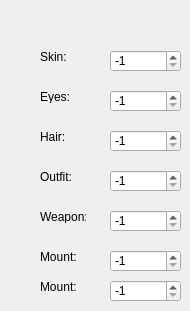
                 <widget class="QWidget" name="tab_colortest">
                  <property name="enabled">
                   <bool>true</bool>
                  </property>
                  <attribute name="title">
                   <string>ColorTest</string>
                  </attribute>
                  <widget class="QLabel" name="label">
                   <property name="geometry">
                    <rect>
                     <x>40</x>
                     <y>50</y>
                     <width>46</width>
                     <height>13</height>
                    </rect>
                   </property>
                   <property name="text">
                    <string>Skin:</string>
                   </property>
                  </widget>
                  <widget class="QSpinBox" name="spinBox_cskin">
                   <property name="geometry">
                    <rect>
                     <x>110</x>
                     <y>50</y>
                     <width>71</width>
                     <height>22</height>
                    </rect>
                   </property>
                   <property name="minimum">
                    <number>-1</number>
                   </property>
                   <property name="value">
                    <number>-1</number>
                   </property>
                  </widget>
                  <widget class="QLabel" name="label_2">
                   <property name="geometry">
                    <rect>
                     <x>40</x>
                     <y>90</y>
                     <width>46</width>
                     <height>13</height>
                    </rect>
                   </property>
                   <property name="text">
                    <string>Eyes:</string>
                   </property>
                  </widget>
                  <widget class="QSpinBox" name="spinBox_ceyes">
                   <property name="geometry">
                    <rect>
                     <x>110</x>
                     <y>90</y>
                     <width>71</width>
                     <height>22</height>
                    </rect>
                   </property>
                   <property name="minimum">
                    <number>-1</number>
                   </property>
                   <property name="value">
                    <number>-1</number>
                   </property>
                  </widget>
                  <widget class="QLabel" name="label_3">
                   <property name="geometry">
                    <rect>
                     <x>40</x>
                     <y>130</y>
                     <width>46</width>
                     <height>13</height>
                    </rect>
                   </property>
                   <property name="text">
                    <string>Hair:</string>
                   </property>
                  </widget>
                  <widget class="QSpinBox" name="spinBox_chair">
                   <property name="geometry">
                    <rect>
                     <x>110</x>
                     <y>130</y>
                     <width>71</width>
                     <height>22</height>
                    </rect>
                   </property>
                   <property name="minimum">
                    <number>-1</number>
                   </property>
                   <property name="value">
                    <number>-1</number>
                   </property>
                  </widget>
                  <widget class="QLabel" name="label_4">
                   <property name="geometry">
                    <rect>
                     <x>40</x>
                     <y>170</y>
                     <width>46</width>
                     <height>13</height>
                    </rect>
                   </property>
                   <property name="text">
                    <string>Outfit:</string>
                   </property>
                  </widget>
                  <widget class="QSpinBox" name="spinBox_coutfit">
                   <property name="geometry">
                    <rect>
                     <x>110</x>
                     <y>170</y>
                     <width>71</width>
                     <height>22</height>
                    </rect>
                   </property>
                   <property name="minimum">
                    <number>-1</number>
                   </property>
                   <property name="value">
                    <number>-1</number>
                   </property>
                  </widget>
                  <widget class="QSpinBox" name="spinBox_cweapon">
                   <property name="geometry">
                    <rect>
                     <x>110</x>
                     <y>210</y>
                     <width>71</width>
                     <height>22</height>
                    </rect>
                   </property>
                   <property name="minimum">
                    <number>-1</number>
                   </property>
                   <property name="value">
                    <number>-1</number>
                   </property>
                  </widget>
                  <widget class="QSpinBox" name="spinBox_cmount">
                   <property name="geometry">
                    <rect>
                     <x>110</x>
                     <y>250</y>
                     <width>71</width>
                     <height>22</height>
                    </rect>
                   </property>
                   <property name="minimum">
                    <number>-1</number>
                   </property>
                   <property name="value">
                    <number>-1</number>
                   </property>
                  </widget>
                  <widget class="QLabel" name="label_5">
                   <property name="geometry">
                    <rect>
                     <x>40</x>
                     <y>210</y>
                     <width>46</width>
                     <height>13</height>
                    </rect>
                   </property>
                   <property name="text">
                    <string>Weapon:</string>
                   </property>
                  </widget>
                  <widget class="QLabel" name="label_6">
                   <property name="geometry">
                    <rect>
                     <x>40</x>
                     <y>250</y>
                     <width>46</width>
                     <height>13</height>
                    </rect>
                   </property>
                   <property name="text">
                    <string>Mount:</string>
                   </property>
                  </widget>
                  <widget class="QSpinBox" name="spinBox_cmount2">
                   <property name="geometry">
                    <rect>
                     <x>110</x>
                     <y>280</y>
                     <width>71</width>
                     <height>22</height>
                    </rect>
                   </property>
                   <property name="minimum">
                    <number>-1</number>
                   </property>
                   <property name="value">
                    <number>-1</number>
                   </property>
                  </widget>
                  <widget class="QLabel" name="label_7">
                   <property name="geometry">
                    <rect>
                     <x>40</x>
                     <y>280</y>
                     <width>46</width>
                     <height>13</height>
                    </rect>
                   </property>
                   <property name="text">
                    <string>Mount:</string>
                   </property>
                  </widget>
                 </widget>
